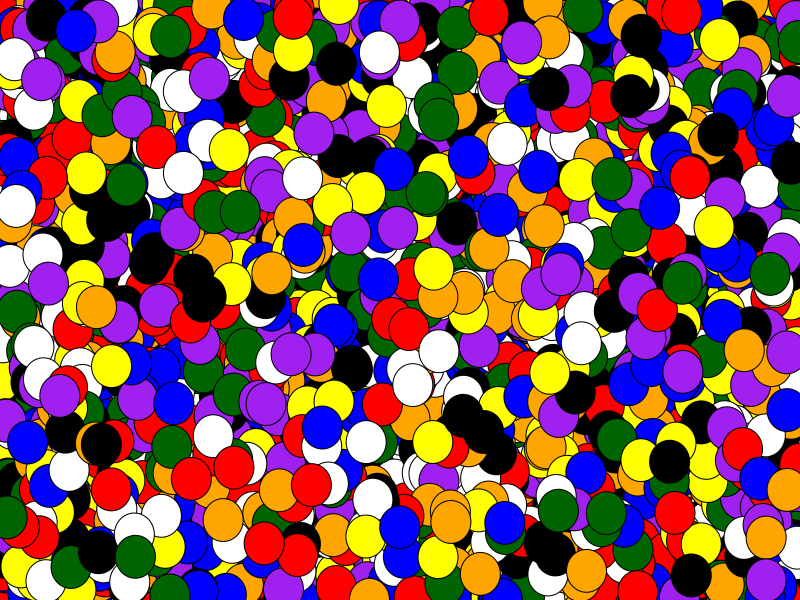

Source code (R):
w = 500
h = 350

png("wfpp.png",w,h)
par(mar=c(0,0,0,0), xaxs="i", yaxs="i")
rat = 50
xm = w/rat
ym = h/rat
plot(0,0,"n",axes=F,ann=F,xlim=c(0,xm),ylim=c(0,ym))

cols = c("red","orange","yellow","darkgreen","blue","purple","black","white")

polygon(c(0,10,10,0),c(0,0,7,7),col="grey")

r = 0.25
p = list(c(xm/2,ym/2))
th=seq(0,2*pi,pi/100)
for(i in 1:10000){
    randx = runif(1,0,xm)
    randy = runif(1,0,ym)
    polygon(randx+r*cos(th),randy+r*sin(th),border="black",col=sample(cols,1))
}

# for(i in 1:20){
#     for(j in 1:14){
#         polygon((i-0.5)/2+cos(th)/4,(j-0.5)/2+sin(th)/4,border="black",col=sample(cols,1))
#     }
# }



dev.off()
